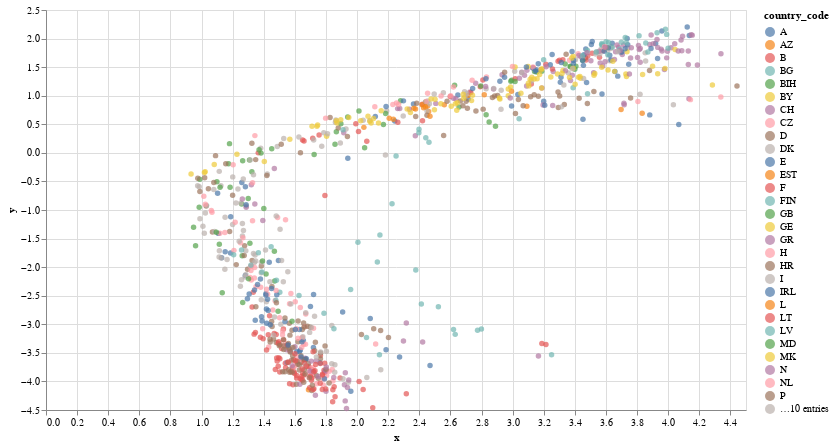

Notebook cell for this chart:
### Code cell
alt.Chart(node_2_vec_2d_df).mark_circle().encode(
    x='x',
    y='y',
    color='country_code',
    tooltip=['name', 'country_code']
).properties(width=700, height=400)

### Figure 1 — Vega-Lite specification as saved in the notebook (floating-point values rounded to 4 significant figures; data arrays with more than 128 entries replaced by an {"elided": "..."} marker saying what was removed)
{"config": {"view": {"continuousWidth": 400, "continuousHeight": 300}}, "data": {"name": "data-f4ddadbdbf75a7c644a88409d3f02fe7"}, "mark": "circle", "encoding": {"color": {"type": "nominal", "field": "country_code"}, "tooltip": [{"type": "nominal", "field": "name"}, {"type": "nominal", "field": "country_code"}], "x": {"type": "quantitative", "field": "x"}, "y": {"type": "quantitative", "field": "y"}}, "height": 400, "width": 700, "$schema": "https://vega.github.io/schema/vega-lite/v4.8.1.json", "datasets": {"data-f4ddadbdbf75a7c644a88409d3f02fe7": {"elided": "895 records"}}}
